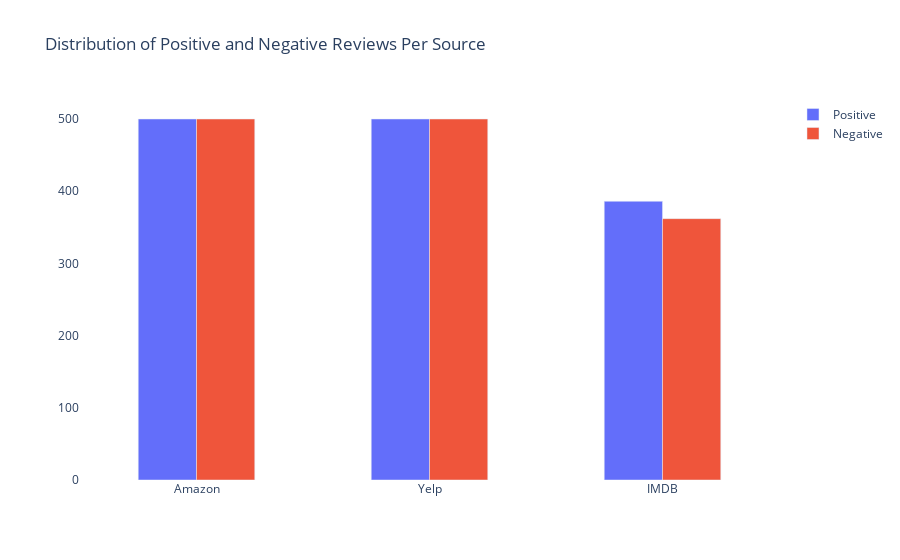

Notebook source saved alongside this figure:
### Markdown cell above
Our Scatter Text above gives us the following insights:
    1. Ratio of number of positive to negative docs is almost 1:1
    2. Top 5 words used in positive review are: great, good, nice, excellent, love; while top 5 negative are: bad, nt, worst, do, don't. 
    3. 3 of the top 5 "Positive" terms and 3 of the top 5 "Negative" terms are on the upper right of the graph, i.e. have relatively high frequency in both positive and negative reviews. This cautions us that just because that word shows up in a document, that does not automatically mean it is classified as positive/negative as it is used in both types of reviews quite frequently in different contexts.
    4. Based on words characteristic to the corpus, we can infer that the reviews are mostly about food (e.g. waitress, steak, burger, sushi)
    5. Terms used frequently in positive reviews, but rarely in negative reviews, include: wonderful, delicious, happy; for the reverse, it is: worst, money, poor. This tells us that for negative reviews particularly, value for money is an important consideration.

### Code cell
# Visualization 2: bar chart of sources
import plotly.graph_objects as go
sources = ['Amazon', 'Yelp', 'IMDB']
pos_sen =[ len(reviews[(reviews['Source'] == 'Amazon') & (reviews['Sentiment']=='1')]),
          len(reviews[(reviews['Source'] == 'Yelp') & (reviews['Sentiment']=='1')]),
          len(reviews[(reviews['Source'] == 'IMDB') & (reviews['Sentiment']=='1')])
         ]
neg_sen = [len(reviews[(reviews['Source'] == 'Amazon') & (reviews['Sentiment']=='0')]),
          len(reviews[(reviews['Source'] == 'Yelp') & (reviews['Sentiment']=='0')]),
          len(reviews[(reviews['Source'] == 'IMDB') & (reviews['Sentiment']=='0')])
]

fig = go.Figure(data=[
    go.Bar(name='Positive', x=sources, y=pos_sen), 
    go.Bar(name='Negative', x=sources, y=neg_sen)
])
# Change the bar mode
fig.update_layout(barmode='group', title = 'Distribution of Positive and Negative Reviews Per Source', plot_bgcolor="#fff", bargap=0.5)
fig.show()

### Figure 1 — Plotly figure (JSON) as saved in the notebook; plotly's stock layout.template omitted (floating-point values rounded to 4 significant figures)
{"data": [{"name": "Positive", "type": "bar", "x": ["Amazon", "Yelp", "IMDB"], "y": [500, 500, 386]}, {"name": "Negative", "type": "bar", "x": ["Amazon", "Yelp", "IMDB"], "y": [500, 500, 362]}], "layout": {"bargap": 0.5, "barmode": "group", "plot_bgcolor": "#fff", "title": {"text": "Distribution of Positive and Negative Reviews Per Source"}}}
